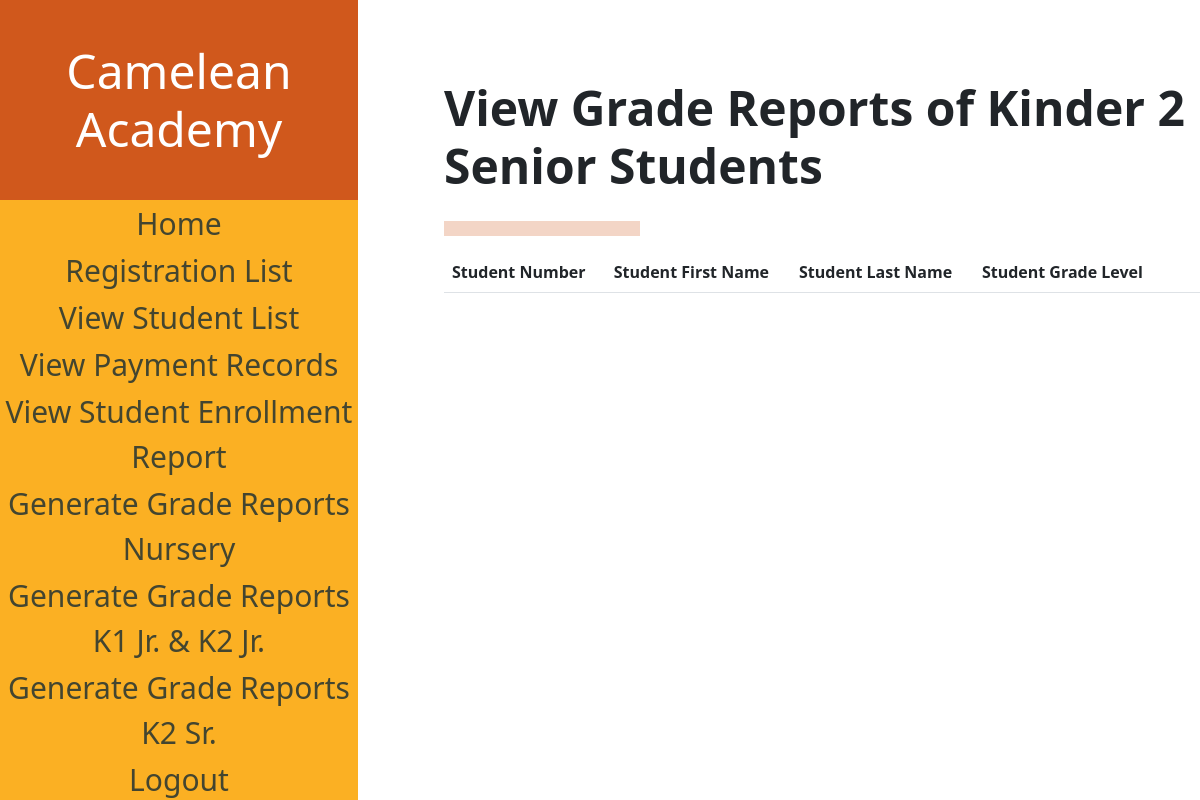
The page /GradeReportListKinder2Senior (signed in) on the database as committed earlier.
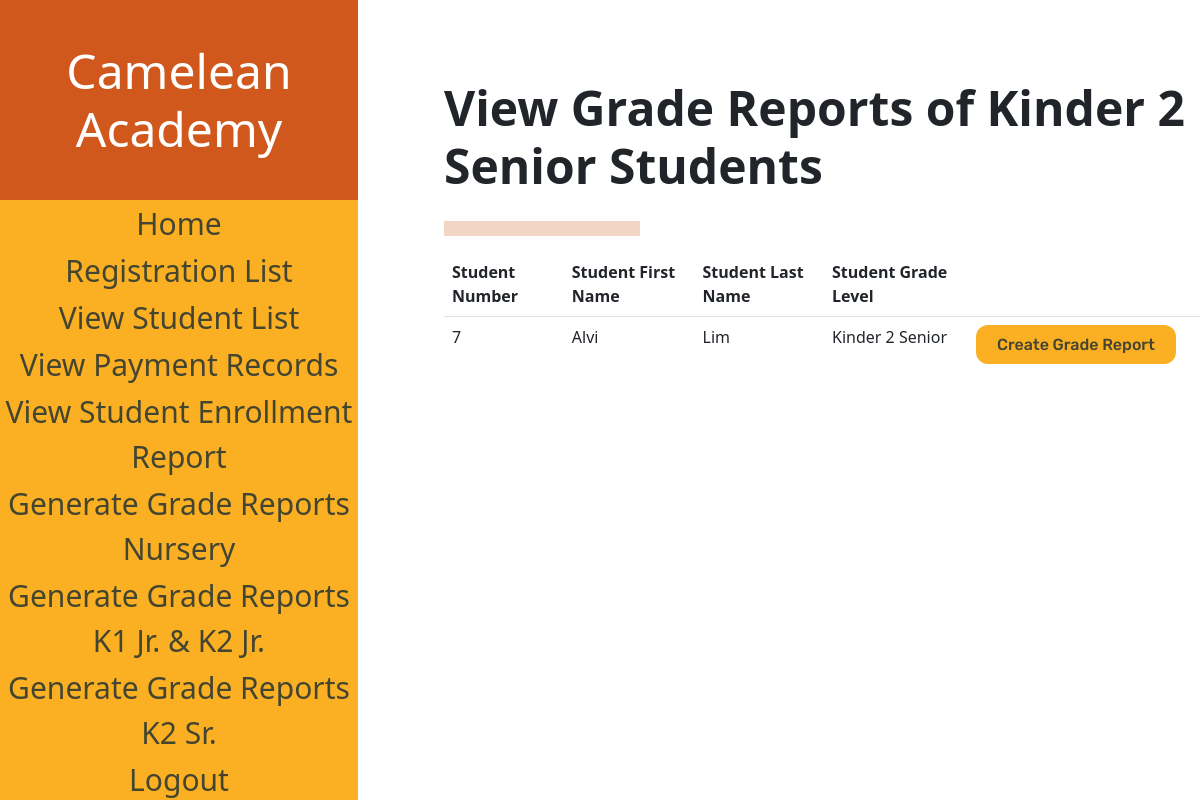
The same page on the database as committed later.
### sis_app/models.py (models this page shows)
class Account(models.Model):
    username = models.CharField(max_length=128)
    password = models.CharField(max_length=128)#passwords should be stored hashed
    class Meta:
        abstract=True # Don't use this line if you want Contact to have its own table

class Student(Account):
    student_firstname = models.CharField(max_length=128, default=None)#
    student_lastname = models.CharField(max_length=128, default=None)#
    student_middlename = models.CharField(max_length=128, default=None)
    student_nickname = models.CharField(max_length=128, default=None)
    student_birthday = models.DateField(default=datetime.date.today())
    grade_levels = [
        ('Nursery','Nursery'),
        ('Kinder 1','Kinder 1'),
        ('Kinder 2 Junior', 'Kinder 2 Junior'),
        ('Kinder 2 Senior', 'Kinder 2 Senior'),
    ]
    student_grade_level = models.CharField(max_length=128, choices=grade_levels, default='Nursery')#
    status =[
    ('Not Enrolled','Not Enrolled'),
    ('Enrolled', 'Enrolled'),
    ]#
    enrollment_status = models.CharField(max_length=20, choices=status,default='Not Enrolled')#
    student_schoolyear_start=models.IntegerField(('year'), validators=[MinValueValidator(2000)], default=None)#
    student_address = models.CharField(max_length=300, default=None)
    student_religion = models.CharField(max_length=128, default=None)
    student_nationality = models.CharField(max_length=128, default=None)
    student_hobbies = models.TextField(max_length=500, default=None)
    student_likes = models.TextField(max_length=500, default=None)
    student_dislikes = models.TextField(max_length=500, default=None)
    student_shm = models.TextField(max_length=500, default=None)
    student_allergies = models.TextField(max_length=500, default=None)
    student_sd = models.TextField(max_length=500, default=None)
    student_oconsiderations = models.TextField(max_length=500, default=None)
    student_guardianemail = models.EmailField(max_length = 254, default=None)
    student_f_firstname = models.CharField(max_length=128, default=None)
    student_f_lastname = models.CharField(max_length=128, default=None)
    student_f_middlename = models.CharField(max_length=128, default=None)
    student_f_telno = models.CharField(max_length=128, default=None)
    student_f_address = models.CharField(max_length=300, default=None)
    student_f_occupation = models.CharField(max_length=128, default=None)
    student_f_employer = models.CharField(max_length=128, default=None)
    student_f_oaddress = models.CharField(max_length=300, default=None)
    student_f_otelno = models.CharField(max_length=128, default=None)
    student_f_natureofbusiness = models.CharField(max_length=128, default=None)
    student_m_firstname = models.CharField(max_length=128, default=None)
    student_m_lastname = models.CharField(max_length=128, default=None)
    student_m_middlename = models.CharField(max_length=128, default=None)
    student_m_telno = models.CharField(max_length=128, default=None)
    student_m_address = models.CharField(max_length=300, default=None)
    student_m_occupation = models.CharField(max_length=128, default=None)
    student_m_employer = models.CharField(max_length=128, default=None)
    student_m_oaddress = models.CharField(max_length=300, default=None)
    student_m_otelno = models.CharField(max_length=128, default=None)
    student_m_natureofbusiness = models.CharField(max_length=128, default=None)
    student_sibling_name = models.CharField(max_length=300, default=None)
    student_sibling_gender = models.CharField(max_length=128, default=None)
    student_sibling_age = models.IntegerField(default=None)
    student_sibling_school=models.CharField(max_length=300, default=None)
    student_medexp = models.BooleanField(default = False)
    student_rules = models.BooleanField(default = False)
    student_accuracy = models.BooleanField(default = False)
    student_signedname = models.CharField(max_length=300, default=None)
    student_signdate = models.DateField(default=datetime.date.today())
    enrollment_plan_choices =[
    ('Annually','Annually'),
    ('Bi-Annually', 'Bi-Annually'),
    ('Quarterly', 'Quarterly'),
    ]
    student_enrollment_plan = models.CharField(max_length=20, choices=enrollment_plan_choices,default='Annually')

### sis_app/views.py (the view)
# urls.py: path('GradeReportListKinder2Senior',views.GradeReportList_Kinder2Senior, name="grade_report_kinder2senior"),
@login_required(login_url='sis_app:log_in')
def GradeReportList_Kinder2Senior(request):
    if request.user.is_superuser:
        students = Student.objects.filter(student_grade_level = 'Kinder 2 Senior')
        student = {'studentList' : students}
        return render(request,"sis_app/GradeReportKinder2Senior_List.html", student)
    else:
        return redirect('sis_app:home')

### sis_app/templates/sis_app/GradeReportKinder2Senior_List.html (shortened to what the changed rows need)
<!DOCTYPE html>
<html>
{% load static %}
<head>
    <link href="https://cdn.jsdelivr.net/npm/bootstrap@5.1.3/dist/css/bootstrap.min.css" rel="stylesheet">
    <link rel="stylesheet" href="{% static "styles\GReportList.css" %}" type="text/css">
</head>
<body>
    <div class="navbar">
        <div class="navbar-table-container">
            <table class = "navbarTable">
                <thead class= "border-bottom font-weight-bold">
                    <h1 class = "navbarHeader">
                        Camelean Academy
                    </h1>
                </thead>
            </table>
        </div>
    </div>
    <div class = "elements">
        <h2 class="pageHeading">View Grade Reports of Kinder 2 Senior Students</h2>
            <div class="table-container">
                <table class = "table table-borderless">
                    <thead class= "border-bottom font-weight-bold">
                        <tr>
                            <th>Student Number</th>
                            <th>Student First Name</th>
                            <th>Student Last Name</th>
                            <th>Student Grade Level</th>
                            <th></th>
                            <th></th>
                        </tr>
                    </thead>
                    <tbody>
                        {% for student in studentList %}
                        <tr>
                            <td data-heading="Student ID">{{student.pk}}</td>
                            <td data-heading="First Name">{{student.student_firstname}}</td>
                            <td data-heading="Last Name">{{student.student_lastname}}</td>
                            <td data-heading="Last Name">{{student.student_grade_level}}</td>
                            <td data-heading="Create Grade Report"><a class="buttonDesignNegative-elements" href="{% url 'sis_app:grade_report_form_kinder2senior' student.id %}">Create Grade Report</a>
                            </td>
                        </tr>
                        {% endfor %}
                    </tbody>
                </table>
            </div>
    </div>
</body>
</html>

Rows that differ between the two databases and show on the page:
added Student: pk "7", student_firstname "Alvi", student_lastname "Lim", student_grade_level "Kinder 2 Senior"
